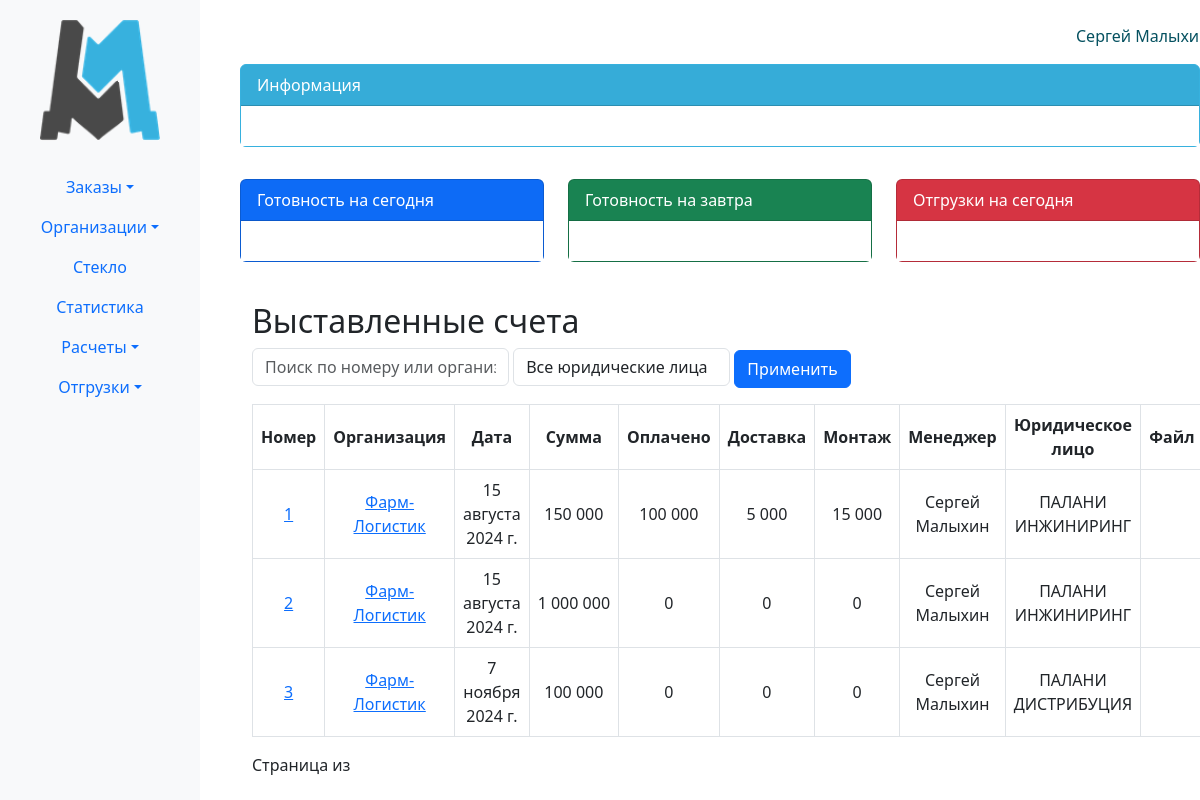
The app's page /erp_main/invoices_list/ (signed in), older data.
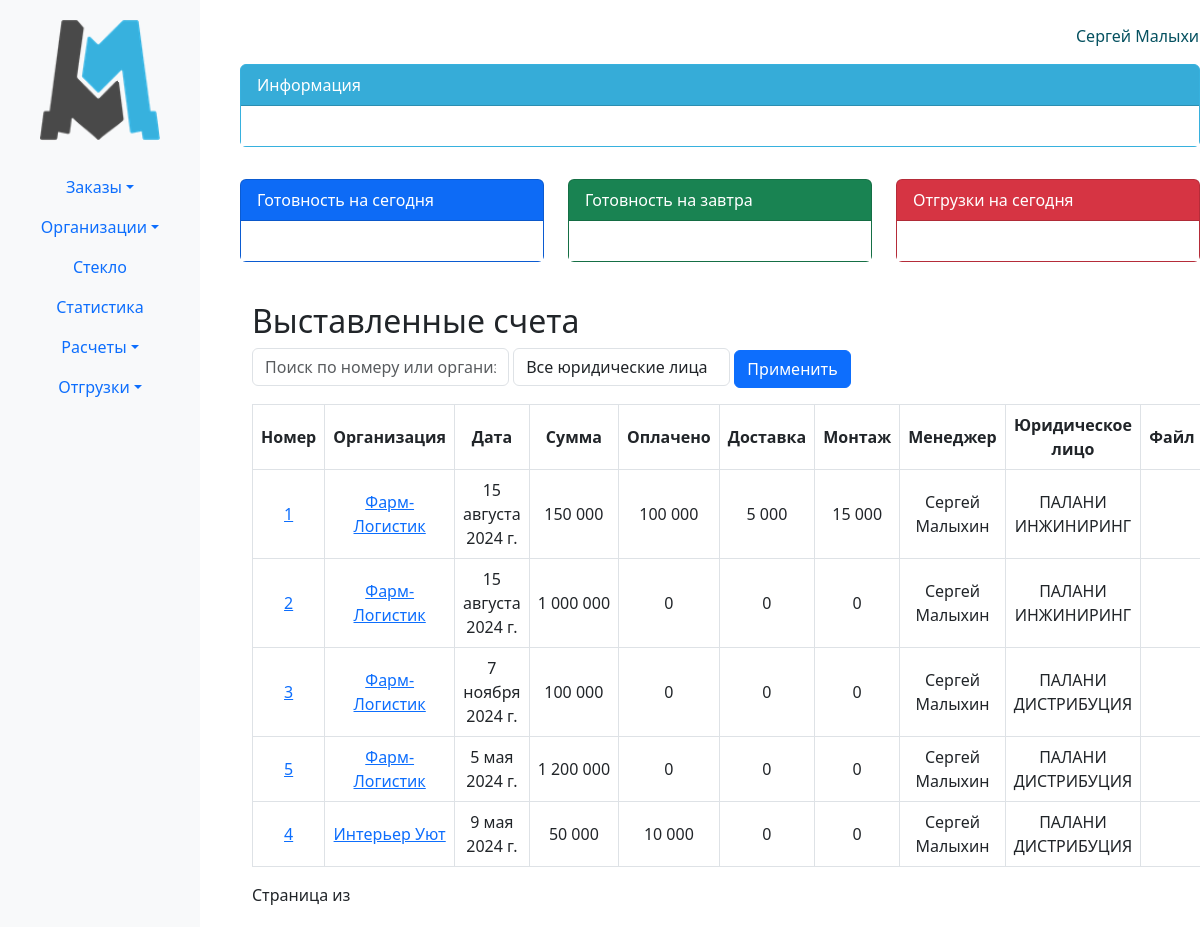
The same page, newer data.
### erp_main/models.py (models this page shows, shortened)
class Invoice(models.Model):
    number = models.CharField(max_length=5, blank=True, null=True)
    organization = models.ForeignKey(Organization, related_name='organization', on_delete=models.CASCADE)
    date = models.DateField()
    amount = models.IntegerField(default=0)
    payed_amount = models.IntegerField(default=0)
    shipping_amount = models.IntegerField(default=0)
    montage_amount = models.IntegerField(default=0)
    legal_entity = models.ForeignKey(LegalEntity, related_name='legal_entity', on_delete=models.CASCADE)
    invoice_file = models.FileField(upload_to='invoices/', blank=True, null=True)
    year = models.PositiveIntegerField(editable=False)
    class Meta:
        constraints = [
            models.UniqueConstraint(fields=['number', 'legal_entity', 'year'], name='unique_field_combination')
        ]

class Organization(models.Model):
    FOOTING_CHOICES = (
        ('ustav', 'устава'),
        ('attorney', 'доверенности')
    )
    KIND_CHOICES = (
        ('ooo', 'ООО'),
        ('ao', 'АО'),
        ('zao', 'ЗАО'),
        ('ip', 'ИП'),
    )
    kind = models.CharField(max_length=100, blank=True, null=True, choices=KIND_CHOICES)
    phone_number = models.CharField(max_length=15, blank=True, null=True)
    name_fl = models.CharField(max_length=15, blank=True, null=True)
    user = models.ForeignKey(User, related_name='organizations', on_delete=models.CASCADE)
    ceo_footing = models.CharField(max_length=30, choices=FOOTING_CHOICES)
    name = models.CharField(max_length=100, blank=True, null=True)
    inn = models.CharField(max_length=15, blank=True, null=True)
    ogrn = models.CharField(max_length=15, blank=True, null=True)
    kpp = models.CharField(max_length=15, blank=True, null=True)
    r_s = models.CharField(max_length=25, blank=True, null=True)
    bank = models.CharField(max_length=300, blank=True, null=True)
    bik = models.CharField(max_length=10, blank=True, null=True)
    k_s = models.CharField(max_length=25, blank=True, null=True)
    address = models.CharField(max_length=150, blank=True, null=True)
    email = models.EmailField(blank=True, null=True)
    ceo_title = models.CharField(max_length=30, blank=True, null=True)
    ceo_name = models.CharField(max_length=150, blank=True, null=True)
    contracts = models.FileField(upload_to='contracts/', blank=True, null=True)
    class Meta:
        verbose_name_plural = 'Организации'

class LegalEntity(models.Model):
    name = models.CharField(max_length=255)
    inn = models.CharField(max_length=12, unique=True)
    ogrn = models.CharField(max_length=15, unique=True)
    kpp = models.CharField(max_length=9)
    r_s = models.CharField(max_length=20)
    bank = models.CharField(max_length=255)
    bik = models.CharField(max_length=9)
    k_s = models.CharField(max_length=20)
    address = models.CharField(max_length=255)
    email = models.EmailField()
    ceo_title = models.CharField(max_length=100)
    ceo_name = models.CharField(max_length=255)
    def __str__(self):
        return self.name
    class Meta:
        verbose_name_plural = 'Юридические лица'

### erp_main/views.py (the view)
# urls.py: path('invoices_list/', views.invoices_list, name='invoices_list'),
@login_required(login_url='login')
def invoices_list(request):
    search_query = request.GET.get('search', '')
    selected_legal_entity_id = request.GET.get('legal_entity', None)
    if request.user.is_staff:
        invoices = Invoice.objects.all()
    else:
        invoices = Invoice.objects.filter(user=request.user)()
    if search_query:
        invoices = invoices.filter(number__icontains=search_query) | invoices.filter(
            organization__name__icontains=search_query)
    if selected_legal_entity_id:
        invoices = invoices.filter(legal_entity_id=selected_legal_entity_id)
    legal_entities = LegalEntity.objects.all()
    return render(request, 'invoices_list.html', {
        'invoices': invoices,
        'legal_entities': legal_entities,
        'selected_legal_entity_id': selected_legal_entity_id,
    })

### erp_main/templates/invoices_list.html (shortened to what this page needs)
{% extends 'base.html' %}
{% load humanize %}
{% block content %}
<div class="container mt-4">
    <h2>Выставленные счета</h2>
    <form method="GET" action="{% url 'invoices_list' %}" class="form-inline mb-3">
        <label>
            <input type="text" name="search" class="form-control mr-2" placeholder="Поиск по номеру или организации" value="{{ request.GET.search }}">
        </label>
        <label>
            <select name="legal_entity" class="form-control mr-2">
                <option value="">Все юридические лица</option>
            </select>
        </label>
        <button type="submit" class="btn btn-primary">Применить</button>
    </form>
    <table class="table table-bordered">
        <thead>
            <tr>
                <th style="padding: 8px; text-align: center; vertical-align: middle;">Номер</th>
                <th style="padding: 8px; text-align: center; vertical-align: middle;">Организация</th>
                <th style="padding: 8px; text-align: center; vertical-align: middle;">Дата</th>
                <th style="padding: 8px; text-align: center; vertical-align: middle;">Сумма</th>
                <th style="padding: 8px; text-align: center; vertical-align: middle;">Оплачено</th>
                <th style="padding: 8px; text-align: center; vertical-align: middle;">Доставка</th>
                <th style="padding: 8px; text-align: center; vertical-align: middle;">Монтаж</th>
                <th style="padding: 8px; text-align: center; vertical-align: middle;">Менеджер</th>
                <th style="padding: 8px; text-align: center; vertical-align: middle;">Юридическое лицо</th>
                <th style="padding: 8px; text-align: center; vertical-align: middle;">Файл</th>
            </tr>
        </thead>
        <tbody>
            {% for invoice in invoices %}
            <tr>
                <td style="padding: 8px; text-align: center; vertical-align: middle;">
                    <a href="{% url 'invoice_detail' invoice.id %}">{{ invoice.number }}</a></td>
                <td style="padding: 8px; text-align: center; vertical-align: middle;">
                    <a href="{% url 'organization_detail' invoice.organization.id %}">{{ invoice.organization.name }}</a></td>
                <td style="padding: 8px; text-align: center; vertical-align: middle;">{{ invoice.date }}</td>
                <td style="padding: 8px; text-align: center; vertical-align: middle;">{{ invoice.amount|intcomma }}</td>
                <td style="padding: 8px; text-align: center; vertical-align: middle;">{{ invoice.payed_amount|intcomma }}</td>
                <td style="padding: 8px; text-align: center; vertical-align: middle;">{{ invoice.shipping_amount|intcomma }}</td>
                <td style="padding: 8px; text-align: center; vertical-align: middle;">{{ invoice.montage_amount|intcomma }}</td>
                <td style="padding: 8px; text-align: center; vertical-align: middle;">{{ invoice.organization.user.get_full_name }}</td>
                <td style="padding: 8px; text-align: center; vertical-align: middle;">{{ invoice.legal_entity }}</td>
                {% if invoice.invoice_file%}
                    <td style="padding: 8px; text-align: center; vertical-align: middle;"><a href="{{ invoice.invoice_file.url }}" target="_blank">скачать</a></td>
                {% else %}
                    <td style="padding: 8px; text-align: center; vertical-align: middle;"> </td>
                {% endif %}
            </tr>
            {% empty %}
            <tr>
                <td colspan="8" class="text-center">Нет данных для отображения</td>
            </tr>
            {% endfor %}
        </tbody>
    </table>
    <div class="pagination">
        <span>Страница {{ invoices.number }} из {{ invoices.paginator.num_pages }}</span>
    </div>
</div>
{% endblock %}

Row changes from the older to the newer data that the page shows:
added Invoice: number "5", organization.name "Фарм-Логистик", date "5 мая 2024 г.", amount "1 200 000", payed_amount "0", shipping_amount "0", montage_amount "0", organization.user.get_full_name "Сергей Малыхин", legal_entity "ПАЛАНИ ДИСТРИБУЦИЯ"
added Invoice: number "4", organization.name "Интерьер Уют", date "9 мая 2024 г.", amount "50 000", payed_amount "10 000", shipping_amount "0", montage_amount "0", organization.user.get_full_name "Сергей Малыхин", legal_entity "ПАЛАНИ ДИСТРИБУЦИЯ"
